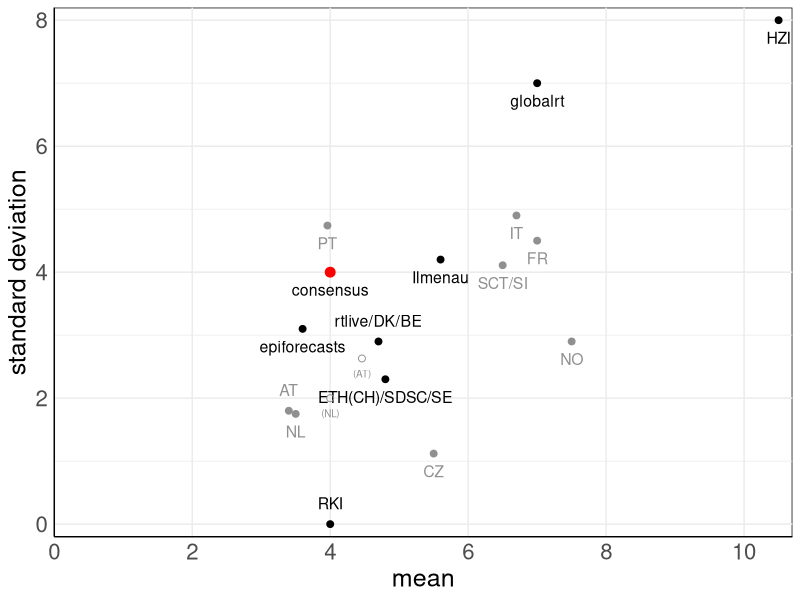
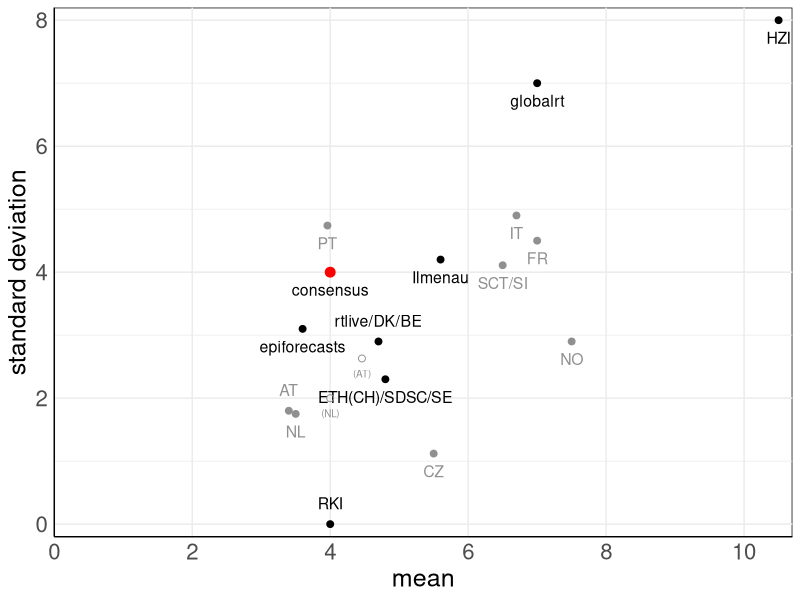

R code for these plots, in order:
library(ggplot2)
library(dplyr)

setwd("../..")
getwd()

# parameter combinations used in papers
methods <- c("ETH(CH)", "RKI",      "Ilmenau", "SDSC",  "AT",    "epiforecasts", "rtlive",  "globalrt",    "HZI", "FR",    "IT",    "NO", "DK", "SE", "PT",  "BE", "NL",    "CZ",      "SCT",   "SI",    "consensus")
gt_dist <- c("gamma",   "constant", "ad hoc",  "gamma", "gamma", "gamma",        "lognorm", "exponential", "?",   "gamma", "gamma", "?",  "?",  "?",  "?",   "?",  "gamma", "uniform", "gamma", "gamma", "gamma")
mean_gt <- c(4.8,        4,          5.6,       4.8,     3.4,     3.6,            4.7,       7,             10.5,  7,       6.7,     7.5,  4.7,  4.8,  3.96,  4.7,  3.5,     5.5,       6.5,     6.5,     4)
sd_gt <-   c(2.3,        0,          4.2,       2.3,     1.8,     3.1,            2.9,       7,             8,     4.5,     4.9,     2.9,  2.9,  2.3,  4.74,  2.9,  1.75,    1.12,      4.11,    4.11,    4)

gtds <- data.frame(gtd=gt_dist, gt_mean=mean_gt, gt_sd=sd_gt)
rownames(gtds) <- methods

gtd_scatter <- gtds %>%
  tibble::rownames_to_column(var = "group") %>%
  dplyr::select(group, gt_mean, gt_sd) %>%
  group_by(gt_mean, gt_sd) %>% 
  mutate(groups = paste0(group, collapse = "/")) %>%
  dplyr::select(!group) %>%
  distinct() %>%
  mutate(grey = (nchar(groups)==2 | groups=="SCT/SI")) %>%
  tibble::column_to_rownames(var = "groups")

AT_first <- data.frame(gt_mean=4.46, gt_sd=2.63)
NL_first <- data.frame(gt_mean=4, gt_sd=2)

# plot assumed mean and sd of generation times
gtd_scatterplot <- ggplot(data = gtd_scatter, aes(x = gt_mean, y = gt_sd, color = grey)) +
  labs(x = "mean", y = "standard deviation") +
  theme_minimal() +
  theme(
    panel.grid.minor.x = element_line(colour = "transparent"),
    panel.background = element_rect(fill = "transparent"),
    axis.text=element_text(size=16),
    axis.title=element_text(size=18),
    axis.line = element_line(),
    axis.line.y.right = element_line(),
    axis.line.x.top = element_line(),
    legend.position = "none"
  ) +
  geom_point(size = 2) +
  geom_text(label = rownames(gtd_scatter),
            position = position_nudge(y = ifelse(rownames(gtd_scatter) %in% c("AT", "RKI", "rtlive/DK/BE"), +0.33, -0.28)),
            size = 4) + 
  scale_x_continuous(breaks = seq(0,10,2)) +
  scale_color_manual(values=c("#000000", "#909090")) +
  
  geom_point(data = data.frame(gt_mean=4, gt_sd=4), colour = "red", size = 3) + 
  
  geom_point(data = AT_first, colour = "#909090", shape=21, size = 2) +
  geom_text(mapping = aes(x=AT_first$gt_mean, y=AT_first$gt_sd),
            label="(AT)", color="#909090",
            nudge_y = -0.24, check_overlap = TRUE, size = 2.5) +
  geom_segment(aes(x=AT_first$gt_mean, y=AT_first$gt_sd,
                   xend=gtds["AT","gt_mean"], yend=gtds["AT","gt_sd"]),
               arrow=arrow(length=unit(2.5, "mm")), color="#909090", size=0.01, linetype=5) +
  
  geom_point(data = NL_first, colour = "#909090", shape=21, size = 2) +
  geom_text(mapping = aes(x=NL_first$gt_mean, y=NL_first$gt_sd),
            label="(NL)", color="#909090",
            nudge_y = -0.24, check_overlap = TRUE, size = 2.5) +
  geom_segment(aes(x=NL_first$gt_mean, y=NL_first$gt_sd,
                   xend=gtds["NL","gt_mean"], yend=gtds["NL","gt_sd"]),
               arrow=arrow(length=unit(2.5, "mm")), color="#909090", size=0.01, linetype=5) +
  
  coord_cartesian(xlim=c(0,10.7), ylim=c(-0.2,8.2), expand=F)

print(gtd_scatterplot)

ggsave(gtd_scatterplot, filename = "Figures/gtd_scatterplot.png",  bg = "transparent",
       width = 10, height = 5)
